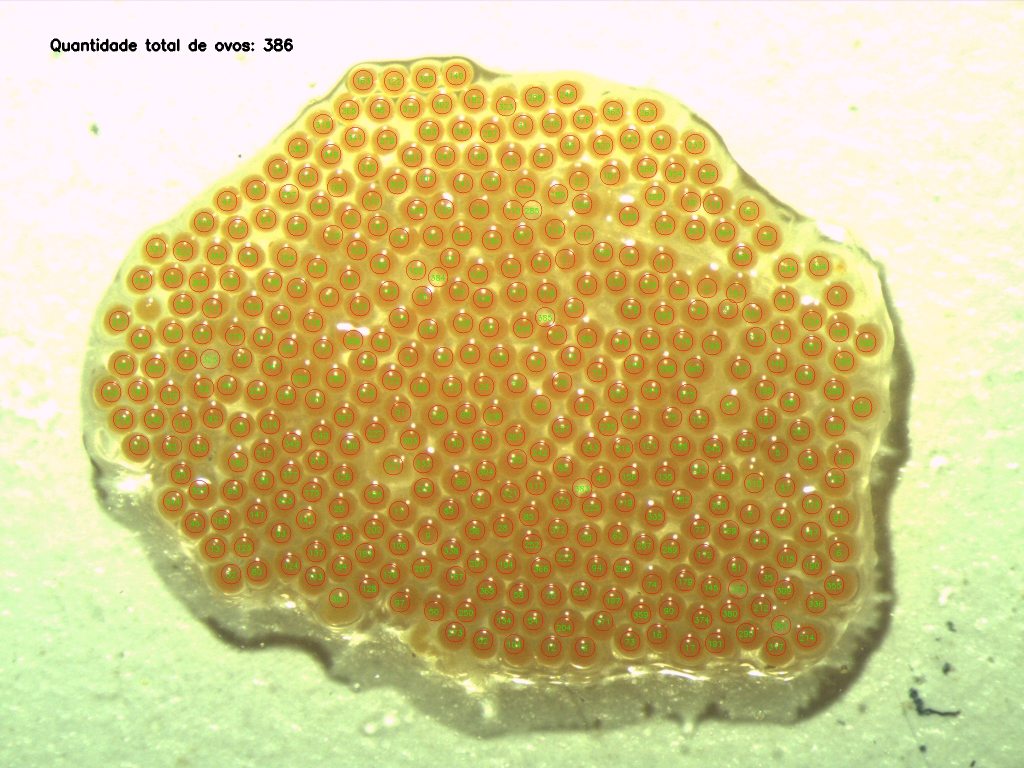
#> input picture test/img_test/img3.jpg, 2048 x 1536 px, found by its file name (shown at 1/2 size)
$ python testes.py
#> lines starting #> are read from the running program, lines starting #| are printed output that depends on the picture; after the words box and inside, x2 and y2 are one past the last pixel; in counts of white or black regions, pixels touching at a corner belong together
# Código Referente aos testes da técnica de ROI                     (V3)                             ##############################                    MAIS PROMISSOR                       #########################
import cv2
import numpy as np


escala_atual = 1.0

# [18 lines left out: functions redimensionar_imagem, mouse_callback, not called in this run]


# Ler a imagem.
img = cv2.imread('C:/Users/alunos/Documents/Christian/projeto/img_test/img3.jpg', cv2.IMREAD_UNCHANGED)
#> img is the input picture: shape (1536, 2048, 3); mean B, G, R 133.8, 196.1, 210.7

hsv = cv2.cvtColor(img, cv2.COLOR_BGR2HSV)
#> hsv: shape (1536, 2048, 3); mean H, S, V 42.6, 107.2, 217

# Defina os intervalos de cores que você deseja segmentar (tons de laranja)
lower_color = np.array([0, 80, 80])  # Valor mínimo do matiz, saturação e luminosidade
upper_color = np.array([25, 255, 255])  # Valor máximo do matiz, saturação e luminosidade

mask = cv2.inRange(hsv, lower_color, upper_color)
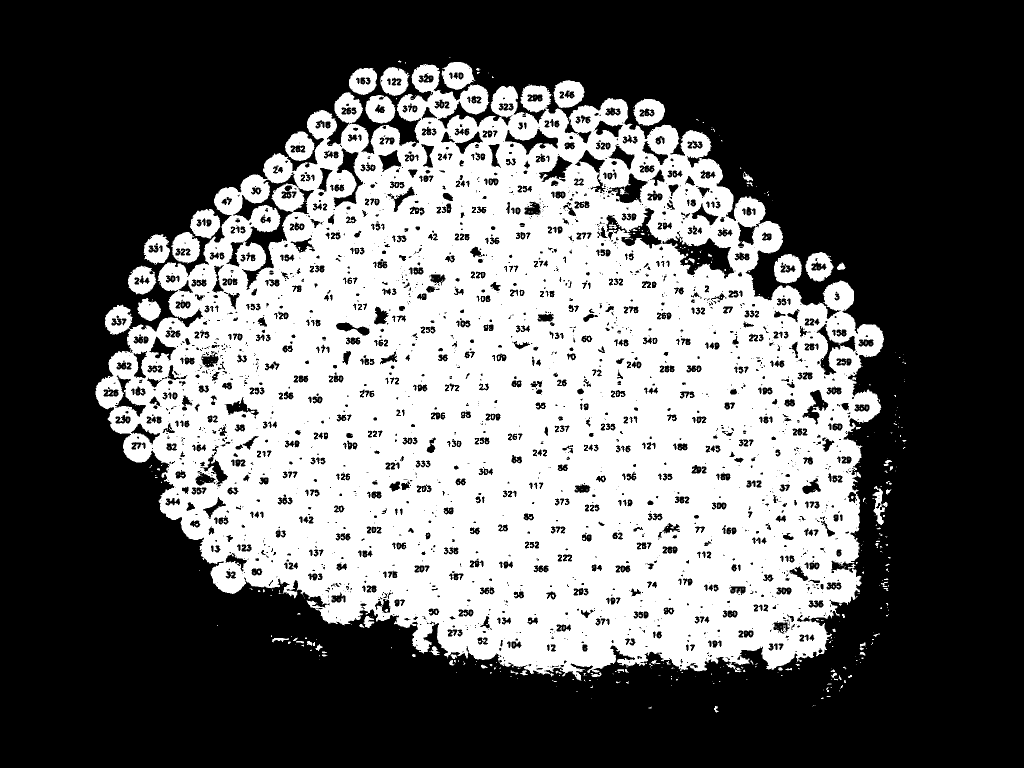
#> mask: shape (1536, 2048) (shown at 1/2 size); 38.5% white; 811 white regions (718 under 20 px), largest, box (x1, y1, x2, y2) and area: (191, 128, 1768, 1361) 1170275, (883, 124, 951, 180) 2421, (342, 464, 400, 527) 2392
result = cv2.bitwise_and(img, img, mask=mask)
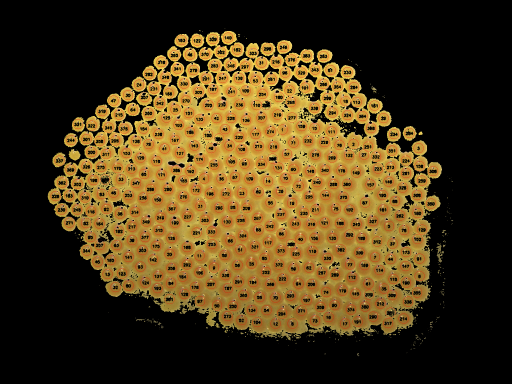
#> result: shape (1536, 2048, 3) (shown at 1/4 size); mean B, G, R 23, 56.2, 74.2

cinza = cv2.cvtColor(result, cv2.COLOR_BGR2GRAY)
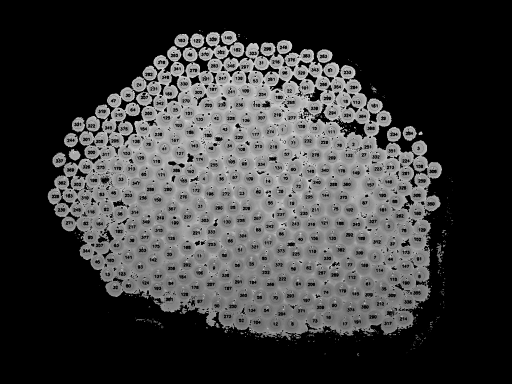
#> cinza: shape (1536, 2048) (shown at 1/4 size); min 0, max 238, mean 57.8

cinza_desfocado = cv2.medianBlur(cinza, 7)
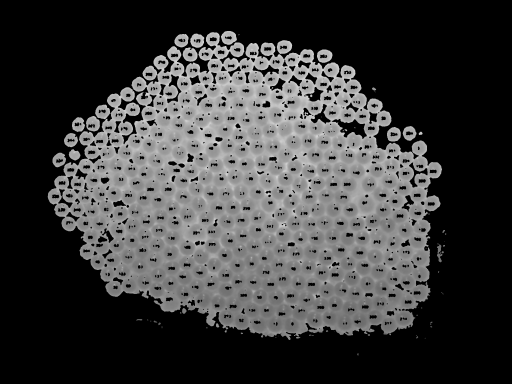
#> cinza_desfocado: shape (1536, 2048) (shown at 1/4 size); min 0, max 224, mean 59.1

# Aplicar transformada de Hough na imagem desfocada.

circulos_detectados = cv2.HoughCircles(cinza_desfocado, cv2.HOUGH_GRADIENT, 1, 35, param1 = 1, param2 = 30, minRadius = 10, maxRadius = 39)
#> circulos_detectados = 387 rows, first 8: [636.5, 810.5, 38.4], [484.5, 716.5, 38.4], [915.5, 961.5, 38.4], [963.5, 874.5, 38.4], [1036.5, 772.5, 38.4], [743.5, 1119.5, 38.4], [490.5, 1081.5, 30.7], [1100.5, 1197.5, 38.4]


# Desenhar os círculos detectados.
if circulos_detectados is not None:
    qnt = 0;
    # Converter os parâmetros do círculo (a, b e r) para inteiros.
    circulos_detectados = np.uint16(np.around(circulos_detectados))
#> circulos_detectados = 387 rows, first 8: [636, 810, 38], [484, 716, 38], [916, 962, 38], [964, 874, 38], [1036, 772, 38], [744, 1120, 38], [490, 1082, 31], [1100, 1198, 38]

    for idx, pt in enumerate(circulos_detectados[0, :]):
        qnt = qnt+1
        a, b, r = pt[0], pt[1], pt[2]

        # Desenhar a circunferência do círculo.
        cv2.circle(img, (a, b), 20, (0, 0, 255), 1)

        fontScale = 0.5  # Ajuste o valor para alterar o tamanho da fonte
        font = cv2.FONT_HERSHEY_SIMPLEX
        text = str(idx+1)
        textSize = cv2.getTextSize(text, font, fontScale, 1)[0]
        textX = int(a - textSize[0] / 2)
        textY = int(b + textSize[1] / 2)
        cv2.putText(img, text, (textX, textY), font, fontScale, (0, 255, 0), 1)
#> this loop made 387 passes
#> (a, b, r, text, textSize, textX, textY) on passes 1 to 3: (636, 810, 38, '1', (11, 12), 630, 816), (484, 716, 38, '2', (11, 12), 478, 722), (916, 962, 38, '3', (11, 12), 910, 968)
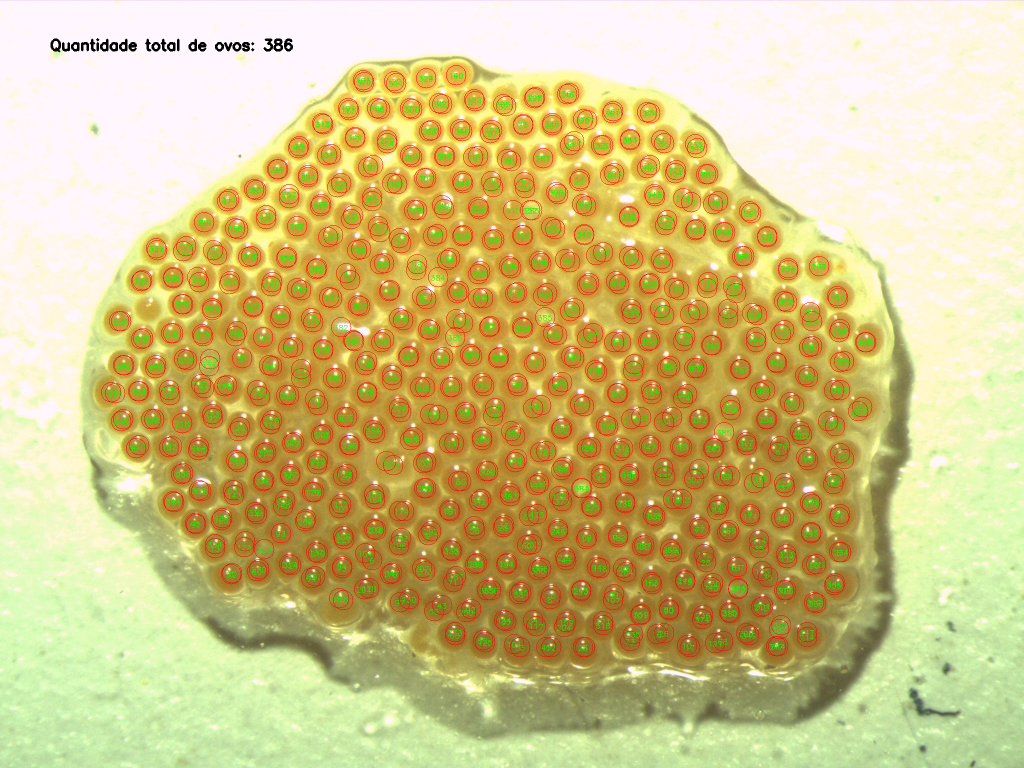
#> img: shape (1536, 2048, 3) (shown at 1/2 size); 2.18% of pixels changed, all inside (x1, y1, x2, y2) = (210, 130, 1751, 1315)
#> after the loop, qnt = 387

    print(qnt)
#| 387
    # Mostrar a imagem com os círculos desenhados.
    cv2.namedWindow("Imagem com Círculos")
    cv2.imshow("Imagem com Círculos", img)
    cv2.setMouseCallback("Imagem com Círculos", mouse_callback)

    key = cv2.waitKey(0)
#> (key Esc is pressed here)
    cv2.destroyAllWindows()

$ run again, with test/img_test/img1.jpg copied over test/img_test/img3.jpg
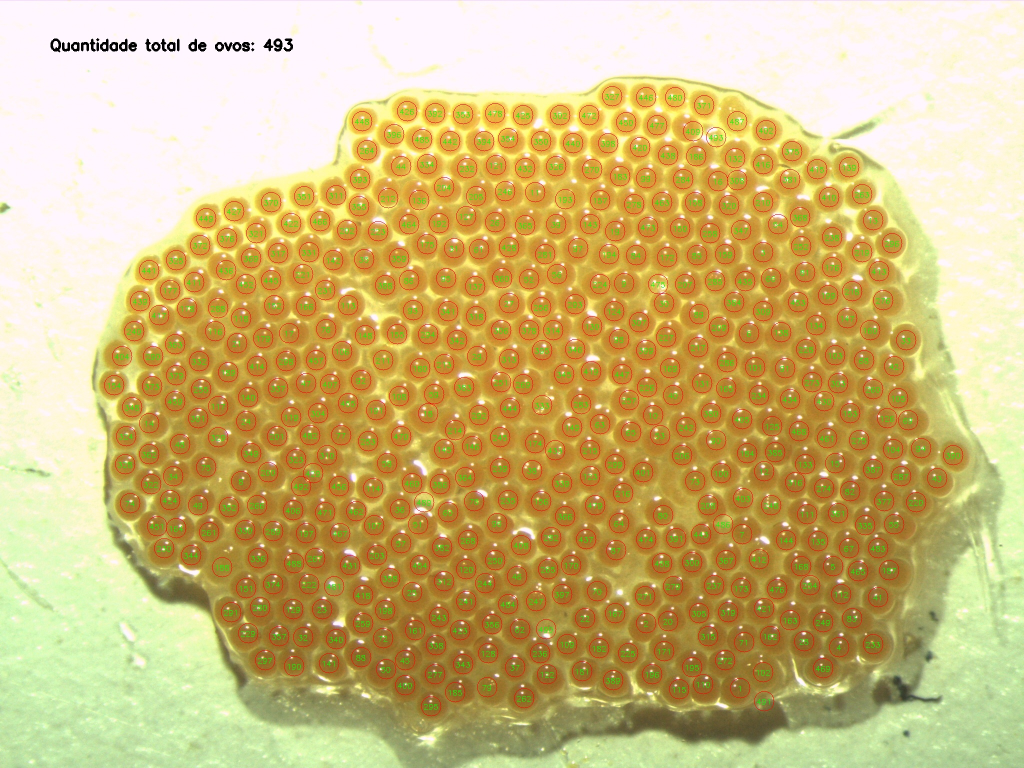
#> input picture test/img_test/img1.jpg, 2048 x 1536 px, found by its file name (shown at 1/2 size)
#> img is the input picture: shape (1536, 2048, 3); mean B, G, R 123, 185.5, 206.9
#> hsv: shape (1536, 2048, 3); mean H, S, V 42.8, 117.8, 212
#> `mask = cv2.inRange(hsv, lower_color, upper_color)`:
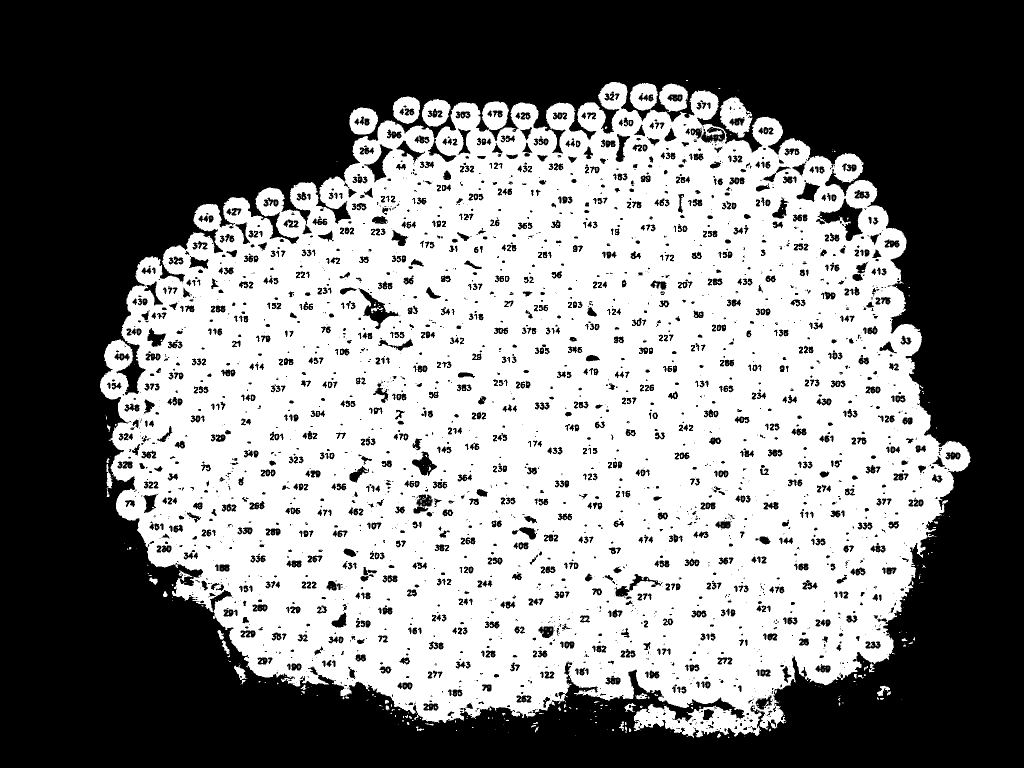
#> mask: shape (1536, 2048) (shown at 1/2 size); 48.2% white; 759 white regions (693 under 20 px), largest, box (x1, y1, x2, y2) and area: (200, 164, 1941, 1476) 1494145, (1440, 193, 1505, 276) 3044, (699, 215, 756, 269) 2219
#> `circulos_detectados = cv2.HoughCircles(cinza_desfocado, cv2.HOUGH_GRAD..`: circulos_detectados = 494 rows, first 8: [1010.5, 610.5, 38.4], [741.5, 968.5, 38.4], [1355.5, 448.5, 38.4], [1781.5, 486.5, 30.5], [1254.5, 562.5, 35.1], [943.5, 630.5, 38.4], [1112.5, 446.5, 38.4], [1695.5, 1086.5, 29.6]
#> `circulos_detectados = np.uint16(np.around(circulos_detectados))`: circulos_detectados = 494 rows, first 8: [1010, 610, 38], [742, 968, 38], [1356, 448, 38], [1782, 486, 30], [1254, 562, 35], [944, 630, 38], [1112, 446, 38], [1696, 1086, 30]
#> the loop `for idx, pt in enumerate(circulos_detectados[0, :]):` made 494 passes
#> (a, b, r, text, textSize, textX, textY) on passes 1 to 3: (1010, 610, 38, '1', (11, 12), 1004, 616), (742, 968, 38, '2', (11, 12), 736, 974), (1356, 448, 38, '3', (11, 12), 1350, 454)
#> after the loop `for idx, pt in enumerate(circulos_detectados[0, :]):`:
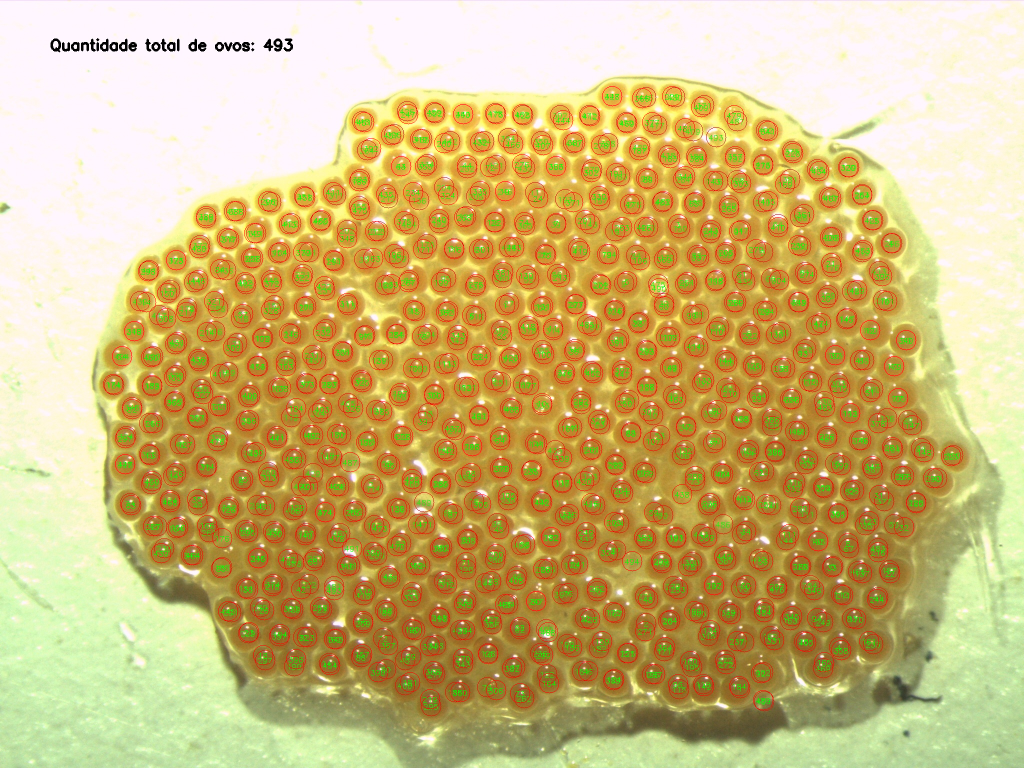
#> img: shape (1536, 2048, 3) (shown at 1/2 size); 2.81% of pixels changed, all inside (x1, y1, x2, y2) = (206, 172, 1923, 1421)
#> after the loop `for idx, pt in enumerate(circulos_detectados[0, :]):`: qnt = 494
#| 494

$ run again, with test/img_test/img2.jpg copied over test/img_test/img3.jpg
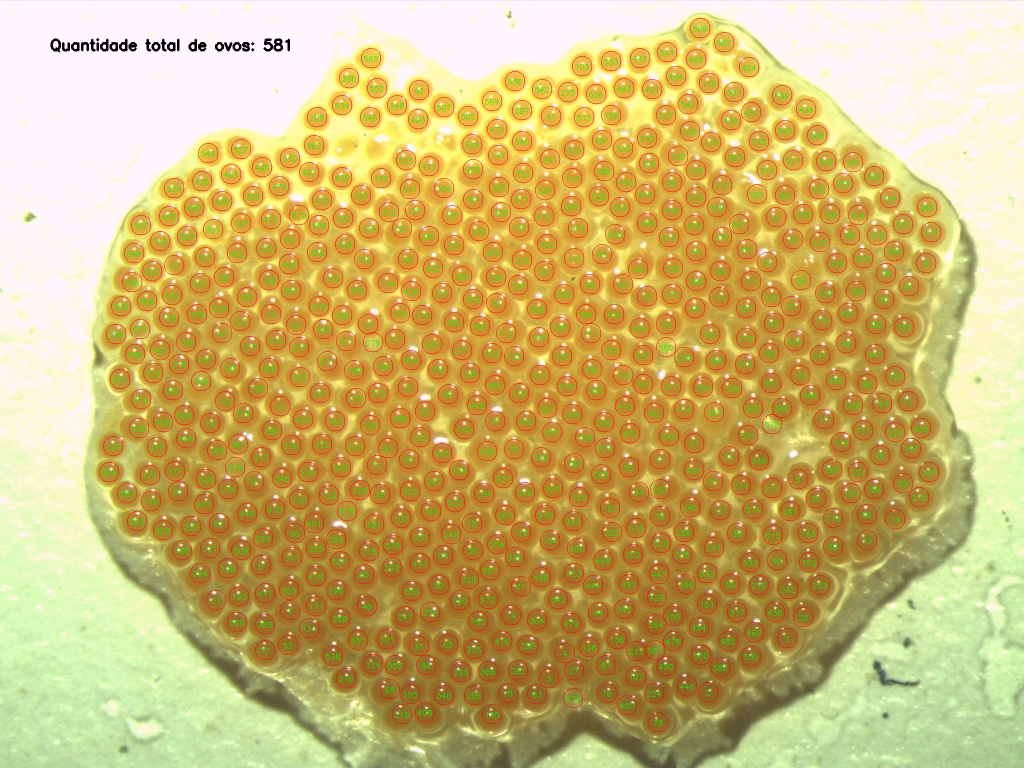
#> input picture test/img_test/img2.jpg, 2048 x 1536 px, found by its file name (shown at 1/2 size)
#> img is the input picture: shape (1536, 2048, 3); mean B, G, R 114.9, 184.1, 206.6
#> hsv: shape (1536, 2048, 3); mean H, S, V 38.9, 125.7, 212.2
#> `mask = cv2.inRange(hsv, lower_color, upper_color)`:
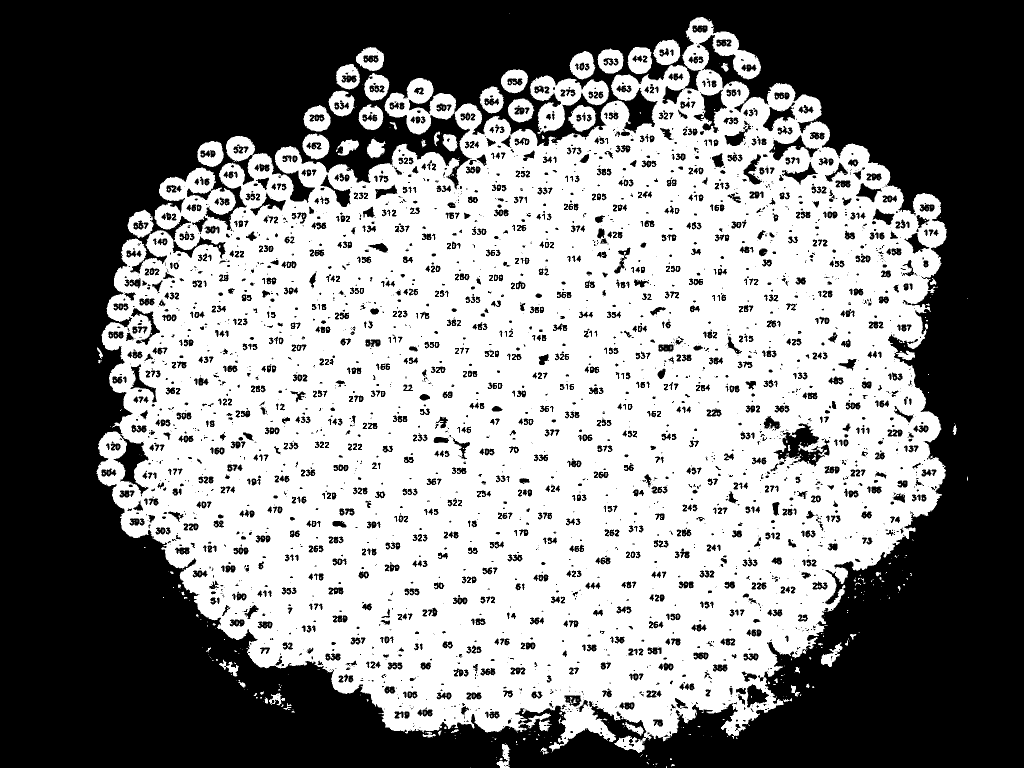
#> mask: shape (1536, 2048) (shown at 1/2 size); 50.2% white; 3214 black regions (1495 under 20 px), largest, box (x1, y1, x2, y2) and area: (0, 0, 2048, 1536) 1369334, (1547, 847, 1659, 934) 4102, (227, 870, 297, 988) 2927
#> `circulos_detectados = cv2.HoughCircles(cinza_desfocado, cv2.HOUGH_GRAD..`: circulos_detectados = 584 rows, first 8: [1481.5, 453.5, 38.4], [336.5, 1051.5, 32.9], [1220.5, 120.5, 25.7], [462.5, 349.5, 23.6], [364.5, 1101.5, 35.1], [828.5, 428.5, 38.4], [1226.5, 632.5, 37.3], [1271.5, 989.5, 35.1]
#> `circulos_detectados = np.uint16(np.around(circulos_detectados))`: circulos_detectados = 584 rows, first 8: [1482, 454, 38], [336, 1052, 33], [1220, 120, 26], [462, 350, 24], [364, 1102, 35], [828, 428, 38], [1226, 632, 37], [1272, 990, 35]
#> the loop `for idx, pt in enumerate(circulos_detectados[0, :]):` made 584 passes
#> (a, b, r, text, textSize, textX, textY) on passes 1 to 3: (1482, 454, 38, '1', (11, 12), 1476, 460), (336, 1052, 33, '2', (11, 12), 330, 1058), (1220, 120, 26, '3', (11, 12), 1214, 126)
#> after the loop `for idx, pt in enumerate(circulos_detectados[0, :]):`:
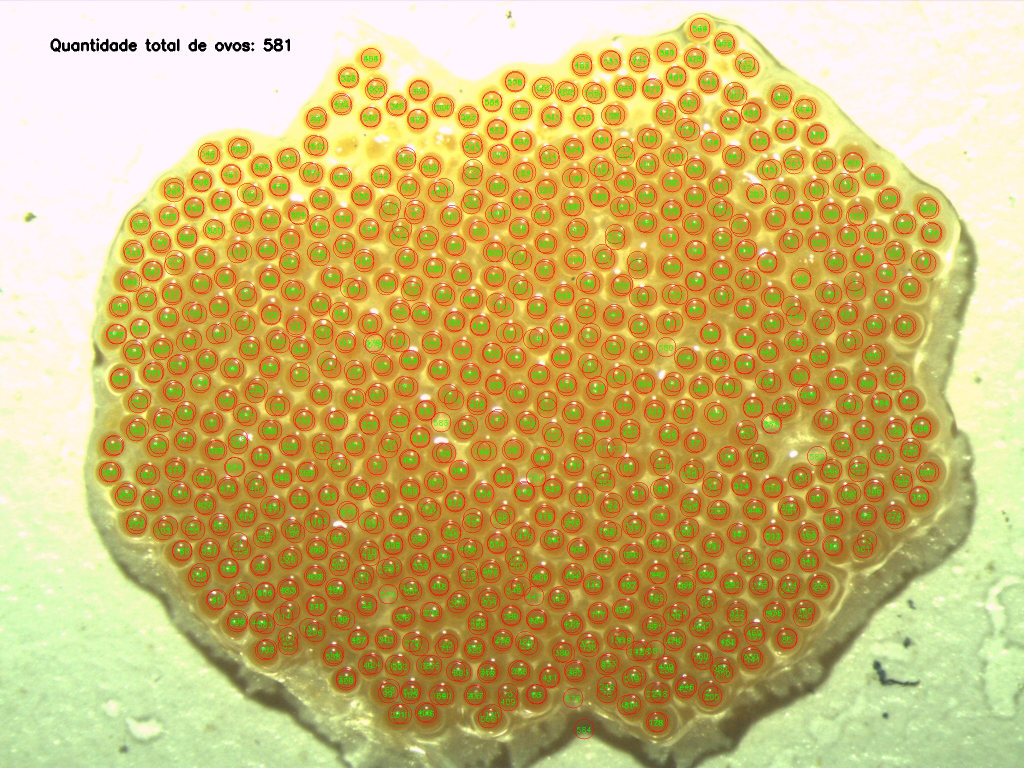
#> img: shape (1536, 2048, 3) (shown at 1/2 size); 3.35% of pixels changed, all inside (x1, y1, x2, y2) = (202, 36, 1885, 1479)
#> after the loop `for idx, pt in enumerate(circulos_detectados[0, :]):`: qnt = 584
#| 584
